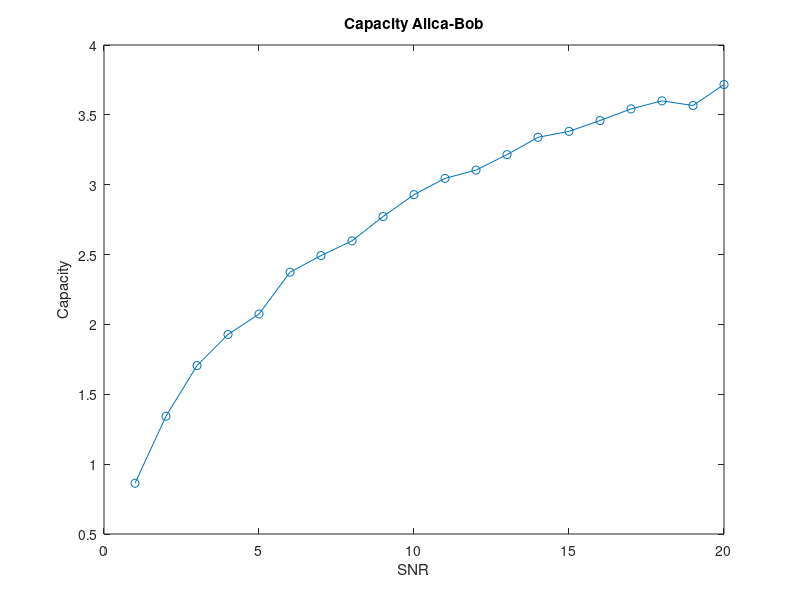
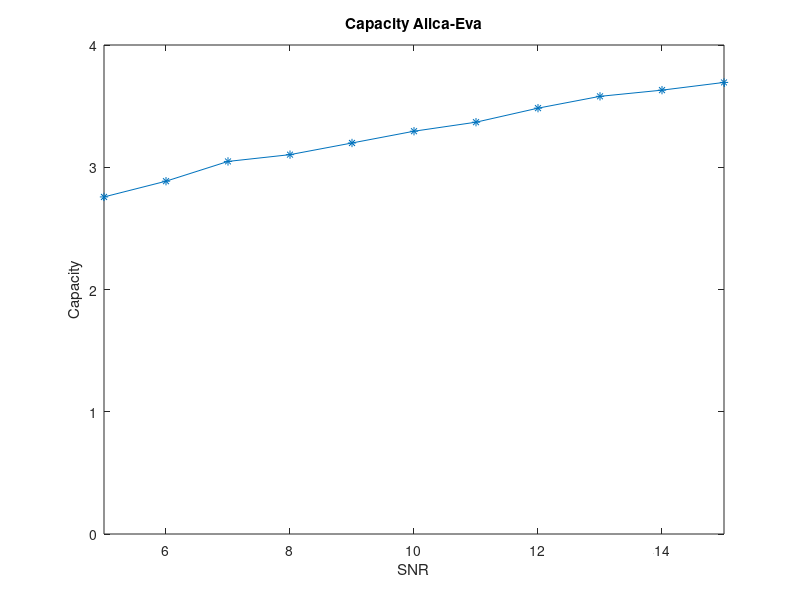
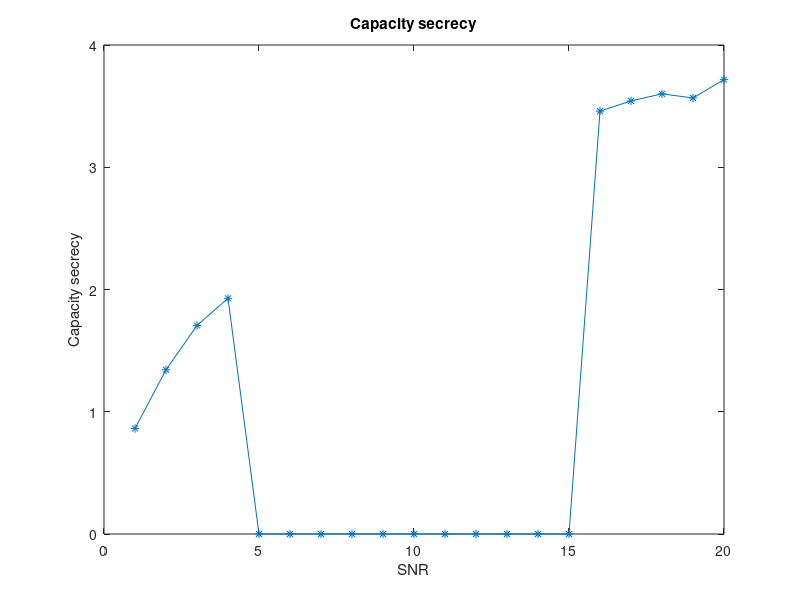

Source code (MATLAB) for these figures, in order:
clear all; close all; clc
N = 1e3;
raz = 1e3;
EbNo_BOB = 1:20;
C_mean_BOB = zeros(1, 20);

EbNo_EVA = 5:19; %
C_mean_EVA = zeros(1, 20);

for ii = 1:20
    for jj = 1:raz
        H = abs((randn(1) + 1i*randn(1))/sqrt(2)).^2;
        C_BOB(jj) = log2(1+H*EbNo_BOB(ii));
    end
    C_mean_BOB(ii) = mean(C_BOB);
end
figure
plot(EbNo_BOB(1:end),C_mean_BOB(1:end),'-o')

title('Capacity Alica-Bob')
xlabel('SNR')
ylabel('Capacity')



for ii = 5:15
    for jj = 1:raz
        H = abs((randn(1) + 1i*randn(1))/sqrt(2)).^2;
        C(jj) = log2(1+H*EbNo_EVA(ii));
    end
    C_mean_EVA(ii) = mean(C);
end

figure
plot(1:20,C_mean_EVA(1:end),'-*')
xlim([5 15])
title('Capacity Alica-Eva')
xlabel('SNR')
ylabel('Capacity')

Capacity_secrecy = zeros(1,20); %лишняя строчка
Capacity_secrecy = C_mean_BOB;
for qq = 1:20
    Capacity_secrecy(qq) = C_mean_BOB(qq) - C_mean_EVA(qq);
    if C_mean_EVA(qq) > C_mean_BOB(qq)
        Capacity_secrecy(qq) = 0;
    end
end 
figure
plot(1:20,Capacity_secrecy(1:end),'-*')
title('Capacity secrecy')
xlabel('SNR')
ylabel('Capacity secrecy')

